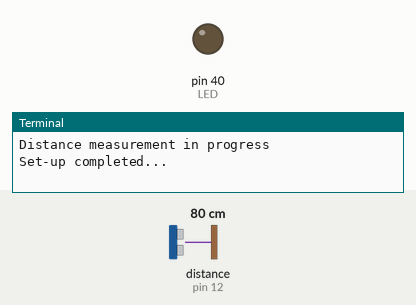
This program was run on a simulated Raspberry Pi (header pin numbers). On the bench: output pins drawn as LEDs (lit = HIGH), the last lines printed to the terminal. Dashed ring = blinking. The test bench sets the inputs (shaded band); at power-on: distance to the obstacle (sensor on pin 12) 80 cm. The echo pulse lasts 58.3 µs per cm; the clock reads 2024-03-15 10:24:30 at power-on unless the program sets it; pins used as bus, display or sensor lines are not drawn.

Above: at 1.1 s.
At 2.4 s:
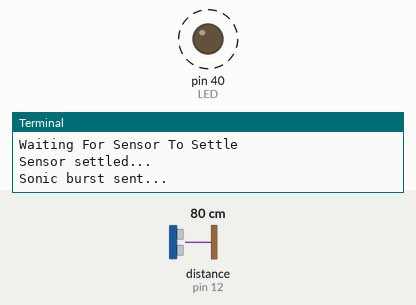
2.5 s: distance to the obstacle (sensor on pin 12) set to 2 cm
At 2.6 s:
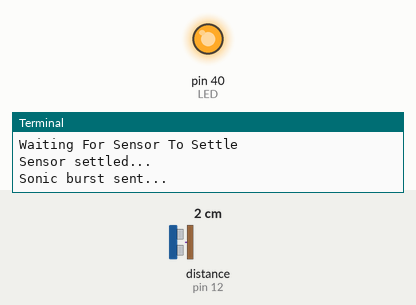
Timing chart, 0 to 12.0 s (numbered marks = the images above; inputs shaded):
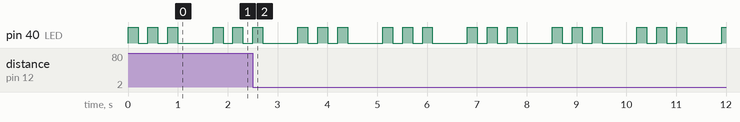

Measured:
- by itself, pin 40 (LED): repeats every 1.7 s: LOW 0.70 s, 2 × (HIGH 0.20 s, LOW 0.20 s), HIGH 0.20 s

The program:

02BasicUltraSonicLoop.py
```python
import RPi.GPIO as GPIO                    #Import GPIO library
import time                                #Import time library
#GPIO.setmode(GPIO.BCM)                     #Set GPIO pin numbering

GPIO.setmode( GPIO.BOARD)

TRIG = 7                                   #Associate pin 23 to TRIG
ECHO = 12                                  #Associate pin 24 to ECHO

LED = 40

print "Distance measurement in progress"

GPIO.setup(TRIG,GPIO.OUT)                  #Set pin as GPIO out
GPIO.setup(LED,GPIO.OUT)                   #Set pin as GPIO out
GPIO.setup(ECHO,GPIO.IN)                   #Set pin as GPIO in

print "Set-up completed..."


def blink():
	for _ in range(3):
		GPIO.output(LED, 1)
		time.sleep(0.2)
		GPIO.output(LED, 0)
		time.sleep(0.2)

blink()

try:
	while True:

		GPIO.output(TRIG, 0)                 		#Set TRIG as LOW
		print "Waiting For Sensor To Settle"
		time.sleep(0.5)                            	#Delay of 2 seconds

		print "Sensor settled..."

		GPIO.output(TRIG, 1)                  		#Set TRIG as HIGH
		time.sleep(0.00001)                      	#Delay of 0.00001 seconds
		GPIO.output(TRIG, 0)                 		#Set TRIG as LOW

		print "Sonic burst sent..."

		while GPIO.input(ECHO)==0:               	#Check whether the ECHO is LOW
			pulse_start = time.time()              	#Saves the last known time of LOW pulse
			#print "Inside ECHO 0"

		#print "Zero end"

		while GPIO.input(ECHO)==1:               	#Check whether the ECHO is HIGH
			pulse_end = time.time()                	#Saves the last known time of HIGH pulse
			#print "Inside ECHO 1"

		#print "Received"

		pulse_duration = pulse_end - pulse_start	#Get pulse duration to a variable

		distance = pulse_duration * 17150        	#Multiply pulse duration by 17150 to get distance
		distance = round(distance, 2)            	#Round to two decimal points


		blink()
		if distance > 2 and distance < 400:      	#Check whether the distance is within range
			print "Distance:",distance - 0,"cm\n"  		#Print distance with 0.5 cm calibration
		else:
			print "Out Of Range\n"                   		#display out of range

except KeyboardInterrupt:
    # here you put any code you want to run before the program
    # exits when you press CTRL+C
    print "\nKeyboardInterrupt"					 	# print value of counter

except:
    # this catches ALL other exceptions including errors.
    # You won't get any error messages for debugging
    # so only use it once your code is working
    print "Other error or exception occurred!"

finally:
    GPIO.cleanup() # this ensures a clean exit
```
